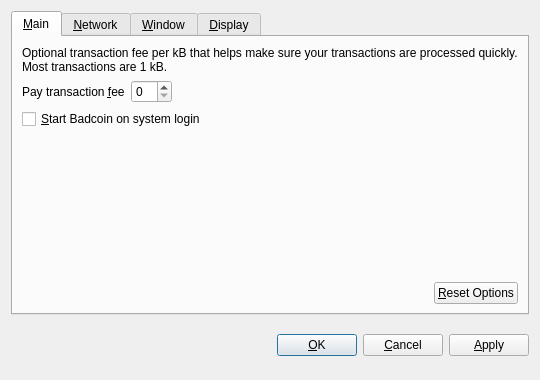
<?xml version="1.0" encoding="UTF-8"?>
<ui version="4.0">
 <class>OptionsDialog</class>
 <widget class="QDialog" name="OptionsDialog">
  <property name="geometry">
   <rect>
    <x>0</x>
    <y>0</y>
    <width>540</width>
    <height>380</height>
   </rect>
  </property>
  <property name="windowTitle">
   <string>Options</string>
  </property>
  <property name="modal">
   <bool>true</bool>
  </property>
  <layout class="QVBoxLayout" name="verticalLayout">
   <item>
    <widget class="QTabWidget" name="tabWidget">
     <property name="tabPosition">
      <enum>QTabWidget::North</enum>
     </property>
     <property name="currentIndex">
      <number>0</number>
     </property>
     <widget class="QWidget" name="tabMain">
      <attribute name="title">
       <string>&amp;Main</string>
      </attribute>
      <layout class="QVBoxLayout" name="verticalLayout_Main">
       <item>
        <widget class="QLabel" name="transactionFeeInfoLabel">
         <property name="text">
          <string>Optional transaction fee per kB that helps make sure your transactions are processed quickly. Most transactions are 1 kB.</string>
         </property>
         <property name="textFormat">
          <enum>Qt::PlainText</enum>
         </property>
         <property name="wordWrap">
          <bool>true</bool>
         </property>
        </widget>
       </item>
       <item>
        <layout class="QHBoxLayout" name="horizontalLayout_1_Main">
         <item>
          <widget class="QLabel" name="transactionFeeLabel">
           <property name="text">
            <string>Pay transaction &amp;fee</string>
           </property>
           <property name="textFormat">
            <enum>Qt::PlainText</enum>
           </property>
           <property name="buddy">
            <cstring>transactionFee</cstring>
           </property>
          </widget>
         </item>
         <item>
          <widget class="BitcoinAmountField" name="transactionFee"/>
         </item>
         <item>
          <spacer name="horizontalSpacer_1_Main">
           <property name="orientation">
            <enum>Qt::Horizontal</enum>
           </property>
           <property name="sizeHint" stdset="0">
            <size>
             <width>40</width>
             <height>20</height>
            </size>
           </property>
          </spacer>
         </item>
        </layout>
       </item>
       <item>
        <widget class="QCheckBox" name="bitcoinAtStartup">
         <property name="toolTip">
          <string>Automatically start Badcoin after logging in to the system.</string>
         </property>
         <property name="text">
          <string>&amp;Start Badcoin on system login</string>
         </property>
        </widget>
       </item>
       <item>
        <spacer name="verticalSpacer_Main">
         <property name="orientation">
          <enum>Qt::Vertical</enum>
         </property>
         <property name="sizeHint" stdset="0">
          <size>
           <width>20</width>
           <height>40</height>
          </size>
         </property>
        </spacer>
       </item>
       <item>
        <layout class="QHBoxLayout" name="horizontalLayout_2_Main">
         <item>
          <spacer name="horizontalSpacer_2_Main">
           <property name="orientation">
            <enum>Qt::Horizontal</enum>
           </property>
           <property name="sizeHint" stdset="0">
            <size>
             <width>40</width>
             <height>20</height>
            </size>
           </property>
          </spacer>
         </item>
         <item>
          <widget class="QPushButton" name="resetButton">
           <property name="toolTip">
            <string>Reset all client options to default.</string>
           </property>
           <property name="text">
            <string>&amp;Reset Options</string>
           </property>
           <property name="autoDefault">
            <bool>false</bool>
           </property>
          </widget>
         </item>
        </layout>
       </item>
      </layout>
     </widget>
     <widget class="QWidget" name="tabNetwork">
      <attribute name="title">
       <string>&amp;Network</string>
      </attribute>
      <layout class="QVBoxLayout" name="verticalLayout_Network">
       <item>
        <widget class="QCheckBox" name="mapPortUpnp">
         <property name="toolTip">
          <string>Automatically open the Badcoin client port on the router. This only works when your router supports UPnP and it is enabled.</string>
         </property>
         <property name="text">
          <string>Map port using &amp;UPnP</string>
         </property>
        </widget>
       </item>
       <item>
        <widget class="QCheckBox" name="connectSocks">
         <property name="toolTip">
          <string>Connect to the Badcoin network through a SOCKS proxy (e.g. when connecting through Tor).</string>
         </property>
         <property name="text">
          <string>&amp;Connect through SOCKS proxy:</string>
         </property>
        </widget>
       </item>
       <item>
        <layout class="QHBoxLayout" name="horizontalLayout_Network">
         <item>
          <widget class="QLabel" name="proxyIpLabel">
           <property name="text">
            <string>Proxy &amp;IP:</string>
           </property>
           <property name="textFormat">
            <enum>Qt::PlainText</enum>
           </property>
           <property name="buddy">
            <cstring>proxyIp</cstring>
           </property>
          </widget>
         </item>
         <item>
          <widget class="QValidatedLineEdit" name="proxyIp">
           <property name="maximumSize">
            <size>
             <width>140</width>
             <height>16777215</height>
            </size>
           </property>
           <property name="toolTip">
            <string>IP address of the proxy (e.g. 127.0.0.1)</string>
           </property>
          </widget>
         </item>
         <item>
          <widget class="QLabel" name="proxyPortLabel">
           <property name="text">
            <string>&amp;Port:</string>
           </property>
           <property name="textFormat">
            <enum>Qt::PlainText</enum>
           </property>
           <property name="buddy">
            <cstring>proxyPort</cstring>
           </property>
          </widget>
         </item>
         <item>
          <widget class="QLineEdit" name="proxyPort">
           <property name="maximumSize">
            <size>
             <width>55</width>
             <height>16777215</height>
            </size>
           </property>
           <property name="toolTip">
            <string>Port of the proxy (e.g. 9050)</string>
           </property>
          </widget>
         </item>
         <item>
          <widget class="QLabel" name="socksVersionLabel">
           <property name="text">
            <string>SOCKS &amp;Version:</string>
           </property>
           <property name="textFormat">
            <enum>Qt::PlainText</enum>
           </property>
           <property name="buddy">
            <cstring>socksVersion</cstring>
           </property>
          </widget>
         </item>
         <item>
          <widget class="QValueComboBox" name="socksVersion">
           <property name="toolTip">
            <string>SOCKS version of the proxy (e.g. 5)</string>
           </property>
          </widget>
         </item>
         <item>
          <spacer name="horizontalSpacer_Network">
           <property name="orientation">
            <enum>Qt::Horizontal</enum>
           </property>
           <property name="sizeHint" stdset="0">
            <size>
             <width>40</width>
             <height>20</height>
            </size>
           </property>
          </spacer>
         </item>
        </layout>
       </item>
       <item>
        <spacer name="verticalSpacer_Network">
         <property name="orientation">
          <enum>Qt::Vertical</enum>
         </property>
         <property name="sizeHint" stdset="0">
          <size>
           <width>20</width>
           <height>40</height>
          </size>
         </property>
        </spacer>
       </item>
      </layout>
     </widget>
     <widget class="QWidget" name="tabWindow">
      <attribute name="title">
       <string>&amp;Window</string>
      </attribute>
      <layout class="QVBoxLayout" name="verticalLayout_Window">
       <item>
        <widget class="QCheckBox" name="minimizeToTray">
         <property name="toolTip">
          <string>Show only a tray icon after minimizing the window.</string>
         </property>
         <property name="text">
          <string>&amp;Minimize to the tray instead of the taskbar</string>
         </property>
        </widget>
       </item>
       <item>
        <widget class="QCheckBox" name="minimizeOnClose">
         <property name="toolTip">
          <string>Minimize instead of exit the application when the window is closed. When this option is enabled, the application will be closed only after selecting Quit in the menu.</string>
         </property>
         <property name="text">
          <string>M&amp;inimize on close</string>
         </property>
        </widget>
       </item>
       <item>
        <spacer name="verticalSpacer_Window">
         <property name="orientation">
          <enum>Qt::Vertical</enum>
         </property>
         <property name="sizeHint" stdset="0">
          <size>
           <width>20</width>
           <height>40</height>
          </size>
         </property>
        </spacer>
       </item>
      </layout>
     </widget>
     <widget class="QWidget" name="tabDisplay">
      <attribute name="title">
       <string>&amp;Display</string>
      </attribute>
      <layout class="QVBoxLayout" name="verticalLayout_Display">
       <item>
        <layout class="QHBoxLayout" name="horizontalLayout_1_Display">
         <item>
          <widget class="QLabel" name="langLabel">
           <property name="text">
            <string>User Interface &amp;language:</string>
           </property>
           <property name="textFormat">
            <enum>Qt::PlainText</enum>
           </property>
           <property name="buddy">
            <cstring>lang</cstring>
           </property>
          </widget>
         </item>
         <item>
          <widget class="QValueComboBox" name="lang">
           <property name="toolTip">
            <string>The user interface language can be set here. This setting will take effect after restarting Badcoin.</string>
           </property>
          </widget>
         </item>
        </layout>
       </item>
       <item>
        <layout class="QHBoxLayout" name="horizontalLayout_2_Display">
         <item>
          <widget class="QLabel" name="unitLabel">
           <property name="text">
            <string>&amp;Unit to show amounts in:</string>
           </property>
           <property name="textFormat">
            <enum>Qt::PlainText</enum>
           </property>
           <property name="buddy">
            <cstring>unit</cstring>
           </property>
          </widget>
         </item>
         <item>
          <widget class="QValueComboBox" name="unit">
           <property name="toolTip">
            <string>Choose the default subdivision unit to show in the interface and when sending coins.</string>
           </property>
          </widget>
         </item>
        </layout>
       </item>
       <item>
        <widget class="QCheckBox" name="displayAddresses">
         <property name="toolTip">
          <string>Whether to show Badcoin addresses in the transaction list or not.</string>
         </property>
         <property name="text">
          <string>&amp;Display addresses in transaction list</string>
         </property>
        </widget>
       </item>
       <item>
        <spacer name="verticalSpacer_Display">
         <property name="orientation">
          <enum>Qt::Vertical</enum>
         </property>
         <property name="sizeHint" stdset="0">
          <size>
           <width>20</width>
           <height>40</height>
          </size>
         </property>
        </spacer>
       </item>
      </layout>
     </widget>
    </widget>
   </item>
   <item>
    <layout class="QHBoxLayout" name="horizontalLayout_Buttons">
     <item>
      <spacer name="horizontalSpacer_1">
       <property name="orientation">
        <enum>Qt::Horizontal</enum>
       </property>
       <property name="sizeHint" stdset="0">
        <size>
         <width>40</width>
         <height>48</height>
        </size>
       </property>
      </spacer>
     </item>
     <item>
      <widget class="QLabel" name="statusLabel">
       <property name="font">
        <font>
         <weight>75</weight>
         <bold>true</bold>
        </font>
       </property>
       <property name="text">
        <string/>
       </property>
       <property name="textFormat">
        <enum>Qt::PlainText</enum>
       </property>
       <property name="wordWrap">
        <bool>true</bool>
       </property>
      </widget>
     </item>
     <item>
      <spacer name="horizontalSpacer_2">
       <property name="orientation">
        <enum>Qt::Horizontal</enum>
       </property>
       <property name="sizeHint" stdset="0">
        <size>
         <width>40</width>
         <height>48</height>
        </size>
       </property>
      </spacer>
     </item>
     <item>
      <widget class="QPushButton" name="okButton">
       <property name="text">
        <string>&amp;OK</string>
       </property>
      </widget>
     </item>
     <item>
      <widget class="QPushButton" name="cancelButton">
       <property name="text">
        <string>&amp;Cancel</string>
       </property>
       <property name="autoDefault">
        <bool>false</bool>
       </property>
      </widget>
     </item>
     <item>
      <widget class="QPushButton" name="applyButton">
       <property name="text">
        <string>&amp;Apply</string>
       </property>
       <property name="autoDefault">
        <bool>false</bool>
       </property>
      </widget>
     </item>
    </layout>
   </item>
  </layout>
 </widget>
 <customwidgets>
  <customwidget>
   <class>BitcoinAmountField</class>
   <extends>QSpinBox</extends>
   <header>bitcoinamountfield.h</header>
  </customwidget>
  <customwidget>
   <class>QValueComboBox</class>
   <extends>QComboBox</extends>
   <header>qvaluecombobox.h</header>
  </customwidget>
  <customwidget>
   <class>QValidatedLineEdit</class>
   <extends>QLineEdit</extends>
   <header>qvalidatedlineedit.h</header>
  </customwidget>
 </customwidgets>
 <resources/>
 <connections/>
</ui>
